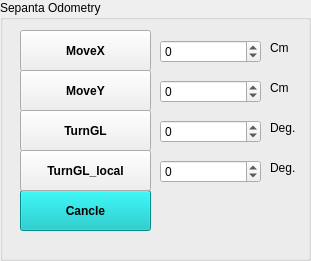
       <widget class="QGroupBox" name="groupBox_5">
        <property name="geometry">
         <rect>
          <x>310</x>
          <y>400</y>
          <width>311</width>
          <height>261</height>
         </rect>
        </property>
        <property name="title">
         <string>Sepanta Odometry</string>
        </property>
        <widget class="QSpinBox" name="spin_movex">
         <property name="geometry">
          <rect>
           <x>160</x>
           <y>40</y>
           <width>101</width>
           <height>23</height>
          </rect>
         </property>
         <property name="minimum">
          <number>-2000</number>
         </property>
         <property name="maximum">
          <number>2000</number>
         </property>
        </widget>
        <widget class="QPushButton" name="btn_odometry_cancle">
         <property name="geometry">
          <rect>
           <x>20</x>
           <y>190</y>
           <width>131</width>
           <height>41</height>
          </rect>
         </property>
         <property name="font">
          <font>
           <weight>75</weight>
           <bold>true</bold>
          </font>
         </property>
         <property name="styleSheet">
          <string notr="true">background-color: rgb(0, 192, 192);</string>
         </property>
         <property name="text">
          <string>Cancle</string>
         </property>
        </widget>
        <widget class="QPushButton" name="btn_movex">
         <property name="geometry">
          <rect>
           <x>20</x>
           <y>30</y>
           <width>131</width>
           <height>41</height>
          </rect>
         </property>
         <property name="font">
          <font>
           <weight>75</weight>
           <bold>true</bold>
          </font>
         </property>
         <property name="text">
          <string>MoveX</string>
         </property>
        </widget>
        <widget class="QPushButton" name="btn_movey">
         <property name="geometry">
          <rect>
           <x>20</x>
           <y>70</y>
           <width>131</width>
           <height>41</height>
          </rect>
         </property>
         <property name="font">
          <font>
           <weight>75</weight>
           <bold>true</bold>
          </font>
         </property>
         <property name="text">
          <string>MoveY</string>
         </property>
        </widget>
        <widget class="QPushButton" name="btn_btnturngllocal">
         <property name="geometry">
          <rect>
           <x>20</x>
           <y>150</y>
           <width>131</width>
           <height>41</height>
          </rect>
         </property>
         <property name="font">
          <font>
           <weight>75</weight>
           <bold>true</bold>
          </font>
         </property>
         <property name="text">
          <string>TurnGL_local</string>
         </property>
        </widget>
        <widget class="QSpinBox" name="spin_turngllocal">
         <property name="geometry">
          <rect>
           <x>160</x>
           <y>160</y>
           <width>101</width>
           <height>23</height>
          </rect>
         </property>
         <property name="minimum">
          <number>-2000</number>
         </property>
         <property name="maximum">
          <number>2000</number>
         </property>
        </widget>
        <widget class="QSpinBox" name="spin_movey">
         <property name="geometry">
          <rect>
           <x>160</x>
           <y>80</y>
           <width>101</width>
           <height>23</height>
          </rect>
         </property>
         <property name="minimum">
          <number>-2000</number>
         </property>
         <property name="maximum">
          <number>2000</number>
         </property>
        </widget>
        <widget class="QPushButton" name="btn_btnturngl">
         <property name="geometry">
          <rect>
           <x>20</x>
           <y>110</y>
           <width>131</width>
           <height>41</height>
          </rect>
         </property>
         <property name="font">
          <font>
           <weight>75</weight>
           <bold>true</bold>
          </font>
         </property>
         <property name="text">
          <string>TurnGL</string>
         </property>
        </widget>
        <widget class="QSpinBox" name="spin_turngl">
         <property name="geometry">
          <rect>
           <x>160</x>
           <y>120</y>
           <width>101</width>
           <height>23</height>
          </rect>
         </property>
         <property name="minimum">
          <number>-2000</number>
         </property>
         <property name="maximum">
          <number>2000</number>
         </property>
        </widget>
        <widget class="QLabel" name="label_7">
         <property name="geometry">
          <rect>
           <x>270</x>
           <y>40</y>
           <width>56</width>
           <height>15</height>
          </rect>
         </property>
         <property name="text">
          <string>Cm</string>
         </property>
        </widget>
        <widget class="QLabel" name="label_28">
         <property name="geometry">
          <rect>
           <x>270</x>
           <y>80</y>
           <width>56</width>
           <height>15</height>
          </rect>
         </property>
         <property name="text">
          <string>Cm</string>
         </property>
        </widget>
        <widget class="QLabel" name="label_29">
         <property name="geometry">
          <rect>
           <x>270</x>
           <y>120</y>
           <width>56</width>
           <height>15</height>
          </rect>
         </property>
         <property name="text">
          <string>Deg.</string>
         </property>
        </widget>
        <widget class="QLabel" name="label_30">
         <property name="geometry">
          <rect>
           <x>270</x>
           <y>160</y>
           <width>56</width>
           <height>15</height>
          </rect>
         </property>
         <property name="text">
          <string>Deg.</string>
         </property>
        </widget>
       </widget>
